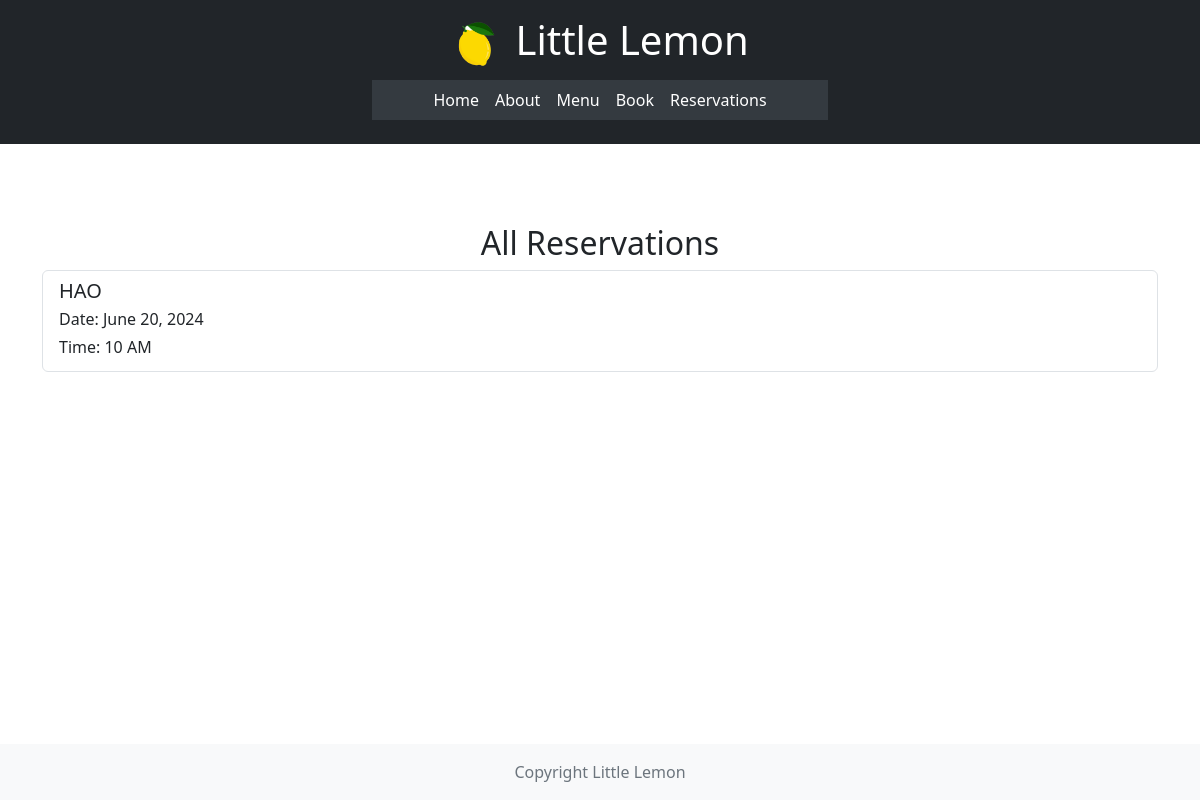
/reservations/, run on an earlier commit of the app's database.
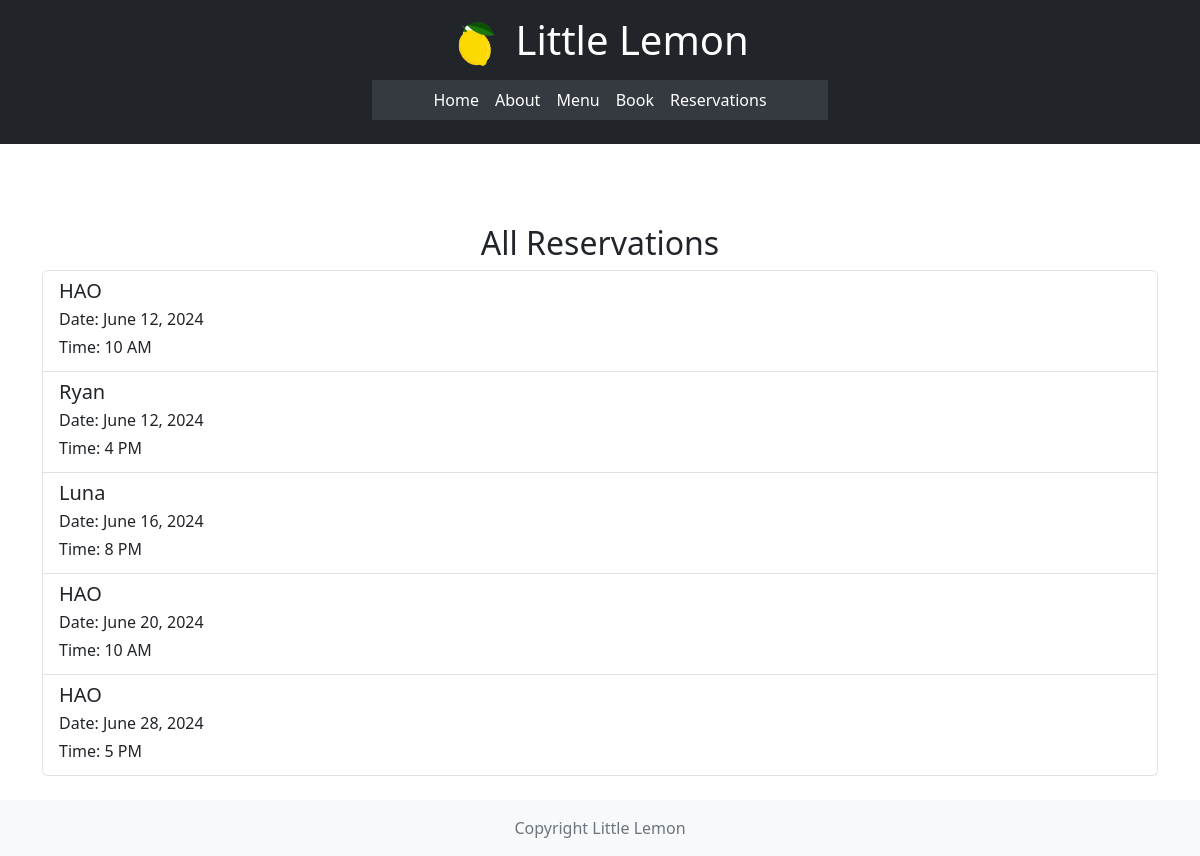
And on a later commit of the database.
### restaurant/models.py (models this page shows, shortened)
class Booking(models.Model):
    name = models.CharField(max_length=100)
    reservation_date = models.DateField()
    reservation_slot = models.IntegerField(choices=[
        (10, '10 AM'),
        (11, '11 AM'),
        (12, '12 PM'),
        (13, '1 PM'),
        (14, '2 PM'),
        (15, '3 PM'),
        (16, '4 PM'),
        (17, '5 PM'),
        (18, '6 PM'),
        (19, '7 PM'),
        (20, '8 PM'),
    ], default=10)  # set default to 10 AM

### restaurant/views.py (the view)
# urls.py: path('reservations/', views.all_reservations, name='all_reservations'),
def all_reservations(request):
    reservations = Booking.objects.all().order_by('reservation_date', 'reservation_slot')
    return render(request, 'all_reservations.html', {'reservations': reservations})

### restaurant/templates/all_reservations.html (shortened to what this page needs)
{% extends 'base.html' %}
{% block content %}
    <h2 class="text-center">All Reservations</h2>
    <div class="list-group">
        {% for reservation in reservations %}
            <div class="list-group-item">
                <h5 class="mb-1">{{ reservation.name }}</h5>
                <p class="mb-1">Date: {{ reservation.reservation_date }}</p>
                <p class="mb-1">Time: {{ reservation.get_reservation_slot_display }}</p>
            </div>
        {% endfor %}
    </div>
{% endblock %}

### restaurant/templates/base.html (shortened to what this page needs)
<!DOCTYPE html>
<html lang="en">
<head>
    {% load static %}
    <link rel="stylesheet" href="{% static 'css/styles.css' %}">
    <link href="https://cdn.jsdelivr.net/npm/bootstrap@5.3.0-alpha1/dist/css/bootstrap.min.css" rel="stylesheet">
</head>
<body>
    <header class="bg-dark text-white text-center py-3">
        <div class="container">
            <img src="{% static 'images/lemon-logo.png' %}" alt="Little Lemon Logo" class="logo">
            <h1 class="d-inline-block align-middle">Little Lemon</h1>
        </div>
        <nav class="navbar navbar-expand-lg navbar-dark bg-dark">
            <div class="container-fluid">
                <div class="collapse navbar-collapse" id="navbarNav">
                    <ul class="navbar-nav mx-auto">
                        <li class="nav-item">
                            <a class="nav-link" href="/">Home</a>
                        </li>
                        <li class="nav-item">
                            <a class="nav-link" href="/about/">About</a>
                        </li>
                        <li class="nav-item">
                            <a class="nav-link" href="/menu/">Menu</a>
                        </li>
                        <li class="nav-item">
                            <a class="nav-link" href="/make_reservation/">Book</a>
                        </li>
                        <li class="nav-item">
                            <a class="nav-link" href="/reservations/">Reservations</a>
                        </li>
                    </ul>
                </div>
            </div>
        </nav>
    </header>
    <main class="container my-5">
        {% block content %}
        {% endblock %}
    </main>
    <footer class="bg-light text-center py-3">
        <p class="mb-0">Copyright Little Lemon</p>
    </footer>
</body>
</html>

### static/css/styles.css (style rules this page uses)
body { font-family: Arial, sans-serif; margin: 0; padding: 0; }
header { background-color: #343a40; color: white; }
.logo { width: 50px; height: 50px; margin-right: 10px; vertical-align: middle; }
h1 { font-size: 2.5rem; display: inline-block; vertical-align: middle; }
.navbar { background-color: #343a40 !important; width: 40%; margin: 0 auto; }
.navbar-collapse { background-color: #343a40; }
.nav-link { color: white !important; }
main { padding: 2rem 0; }
h2 { color: #343a40; font-size: 2rem; margin-bottom: 2rem; }
footer { background-color: #f8f9fa; color: #6c757d; padding: 1rem; width: 100%; position: fixed; bottom: 0; left: 0; text-align: center; }

What changed in the data, as far as the page shows it:
added Booking: name "HAO", reservation_date "June 12, 2024", reservation_slot "10 AM"
added Booking: name "Ryan", reservation_date "June 12, 2024", reservation_slot "4 PM"
added Booking: name "Luna", reservation_date "June 16, 2024", reservation_slot "8 PM"
added Booking: name "HAO", reservation_date "June 28, 2024", reservation_slot "5 PM"
